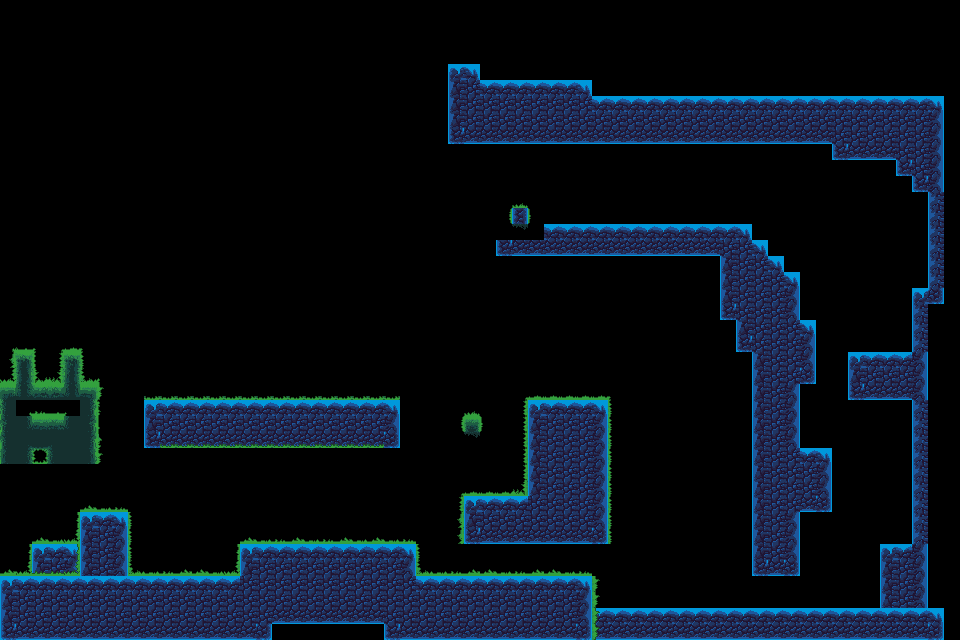

A level layout from a 2D game, rendered from its tile map. Below: a short description, then the map file with tile-grid data replaced by summaries:
An orthogonal 60x40 tile map with 16x16 px tiles, 2 tile layers (BaseTile, decor), 3 tilesets and 3 objects.

<map version="1.10" tiledversion="1.11.2" orientation="orthogonal" renderorder="right-down" width="60" height="40" tilewidth="16" tileheight="16" infinite="0" nextlayerid="6" nextobjectid="13">
 <editorsettings>
  <export target="../../../../../Desktop/0.json" format="json" />
 </editorsettings>
 <tileset firstgid="1" source="../tsx/moonlit-dungeon.tsx" />
 <tileset firstgid="151" source="../tsx/marker.tsx" />
 <tileset firstgid="215" source="../tsx/forest.tsx" />
 <layer id="1" name="BaseTile" width="60" height="40">
  <data>[2400 cells, 652 non-empty, 54 distinct tile ids]</data>
 </layer>
 <layer id="2" name="decor" width="60" height="40">
  <data>[2400 cells, 131 non-empty, 25 distinct tile ids]</data>
 </layer>
 <objectgroup id="5" name="enemies">
  <object id="5" gid="205" x="157.5" y="386.5" width="16" height="16" />
  <object id="6" gid="214" x="495.333" y="469" width="16" height="16" />
  <object id="11" gid="206" x="306.667" y="473.333" width="16" height="16" />
 </objectgroup>
</map>
